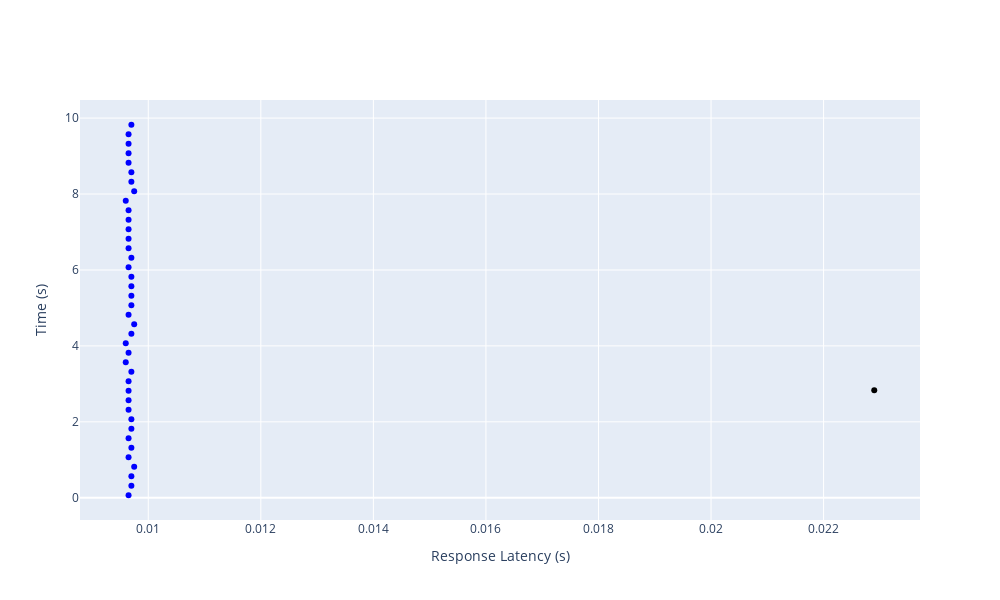

Source (notebook cell):
### Code cell
''' 
This cell performs the clustering according to latency s.t. we can initialize a track
'''
%autoreload 2
from fibre_tracking import DBSCANClustering

# define the number of seconds that should be considered for initialization
NUM_SECONDS = 10
T_START = 0
first_track_aps = [ap for ap in recording.actpots if ap.onset > T_START and ap.onset < T_START + NUM_SECONDS]

initial_track_labels = DBSCANClustering.perform_clustering(actpots = first_track_aps, eps = 0.001, \
                                             min_samples = 10, plot_results = True)

### Figure 1 — Plotly figure (JSON) as saved in the notebook; plotly's stock layout.template omitted (floating-point values rounded to 4 significant figures)
{"data": [{"hovertemplate": "%{text}", "marker": {"color": ["blue", "blue", "blue", "blue", "blue", "blue", "blue", "blue", "blue", "blue", "blue", "blue", "black", "blue", "blue", "blue", "blue", "blue", "blue", "blue", "blue", "blue", "blue", "blue", "blue", "blue", "blue", "blue", "blue", "blue", "blue", "blue", "blue", "blue", "blue", "blue", "blue", "blue", "blue", "blue", "blue"], "symbol": [0, 0, 0, 0, 0, 0, 0, 0, 0, 0, 0, 0, 0, 0, 0, 0, 0, 0, 0, 0, 0, 0, 0, 0, 0, 0, 0, 0, 0, 0, 0, 0, 0, 0, 0, 0, 0, 0, 0, 0, 0]}, "mode": "markers", "text": ["Latency: 9.65ms<br>Energy: 322.47mV^2<br>Cluster Index: 0<br>Channel Index: 0<br>", "Latency: 9.70ms<br>Energy: 284.55mV^2<br>Cluster Index: 0<br>Channel Index: 0<br>", "Latency: 9.70ms<br>Energy: 331.16mV^2<br>Cluster Index: 0<br>Channel Index: 0<br>", "Latency: 9.75ms<br>Energy: 234.42mV^2<br>Cluster Index: 0<br>Channel Index: 0<br>", "Latency: 9.65ms<br>Energy: 270.24mV^2<br>Cluster Index: 0<br>Channel Index: 0<br>", "Latency: 9.70ms<br>Energy: 284.11mV^2<br>Cluster Index: 0<br>Channel Index: 0<br>", "Latency: 9.65ms<br>Energy: 342.98mV^2<br>Cluster Index: 0<br>Channel Index: 0<br>", "Latency: 9.70ms<br>Energy: 299.19mV^2<br>Cluster Index: 0<br>Channel Index: 0<br>", "Latency: 9.70ms<br>Energy: 245.51mV^2<br>Cluster Index: 0<br>Channel Index: 0<br>", "Latency: 9.65ms<br>Energy: 262.82mV^2<br>Cluster Index: 0<br>Channel Index: 0<br>", "Latency: 9.65ms<br>Energy: 384.81mV^2<br>Cluster Index: 0<br>Channel Index: 0<br>", "Latency: 9.65ms<br>Energy: 334.04mV^2<br>Cluster Index: 0<br>Channel Index: 0<br>", "Latency: 22.90ms<br>Energy: 227.14mV^2<br>Cluster Index: -1<br>Channel Index: 0<br>", "Latency: 9.65ms<br>Energy: 289.47mV^2<br>Cluster Index: 0<br>Channel Index: 0<br>", "Latency: 9.70ms<br>Energy: 311.14mV^2<br>Cluster Index: 0<br>Channel Index: 0<br>", "Latency: 9.60ms<br>Energy: 337.01mV^2<br>Cluster Index: 0<br>Channel Index: 0<br>", "Latency: 9.65ms<br>Energy: 292.39mV^2<br>Cluster Index: 0<br>Channel Index: 0<br>", "Latency: 9.60ms<br>Energy: 309.13mV^2<br>Cluster Index: 0<br>Channel Index: 0<br>", "Latency: 9.70ms<br>Energy: 272.82mV^2<br>Cluster Index: 0<br>Channel Index: 0<br>", "Latency: 9.75ms<br>Energy: 308.86mV^2<br>Cluster Index: 0<br>Channel Index: 0<br>", "Latency: 9.65ms<br>Energy: 304.71mV^2<br>Cluster Index: 0<br>Channel Index: 0<br>", "Latency: 9.70ms<br>Energy: 316.98mV^2<br>Cluster Index: 0<br>Channel Index: 0<br>", "Latency: 9.70ms<br>Energy: 315.52mV^2<br>Cluster Index: 0<br>Channel Index: 0<br>", "Latency: 9.70ms<br>Energy: 302.50mV^2<br>Cluster Index: 0<br>Channel Index: 0<br>", "Latency: 9.70ms<br>Energy: 299.83mV^2<br>Cluster Index: 0<br>Channel Index: 0<br>", "Latency: 9.65ms<br>Energy: 325.32mV^2<br>Cluster Index: 0<br>Channel Index: 0<br>", "Latency: 9.70ms<br>Energy: 244.36mV^2<br>Cluster Index: 0<br>Channel Index: 0<br>", "Latency: 9.65ms<br>Energy: 323.17mV^2<br>Cluster Index: 0<br>Channel Index: 0<br>", "Latency: 9.65ms<br>Energy: 325.85mV^2<br>Cluster Index: 0<br>Channel Index: 0<br>", "Latency: 9.65ms<br>Energy: 316.59mV^2<br>Cluster Index: 0<br>Channel Index: 0<br>", "Latency: 9.65ms<br>Energy: 226.59mV^2<br>Cluster Index: 0<br>Channel Index: 0<br>", "Latency: 9.65ms<br>Energy: 310.06mV^2<br>Cluster Index: 0<br>Channel Index: 0<br>", "Latency: 9.60ms<br>Energy: 247.11mV^2<br>Cluster Index: 0<br>Channel Index: 0<br>", "Latency: 9.75ms<br>Energy: 285.89mV^2<br>Cluster Index: 0<br>Channel Index: 0<br>", "Latency: 9.70ms<br>Energy: 299.98mV^2<br>Cluster Index: 0<br>Channel Index: 0<br>", "Latency: 9.70ms<br>Energy: 320.75mV^2<br>Cluster Index: 0<br>Channel Index: 0<br>", "Latency: 9.65ms<br>Energy: 307.03mV^2<br>Cluster Index: 0<br>Channel Index: 0<br>", "Latency: 9.65ms<br>Energy: 330.85mV^2<br>Cluster Index: 0<br>Channel Index: 0<br>", "Latency: 9.65ms<br>Energy: 328.88mV^2<br>Cluster Index: 0<br>Channel Index: 0<br>", "Latency: 9.65ms<br>Energy: 276.35mV^2<br>Cluster Index: 0<br>Channel Index: 0<br>", "Latency: 9.70ms<br>Energy: 245.35mV^2<br>Cluster Index: 0<br>Channel Index: 0<br>"], "type": "scatter", "x": [0.00965, 0.0097, 0.0097, 0.00975, 0.00965, 0.0097, 0.00965, 0.0097, 0.0097, 0.00965, 0.00965, 0.00965, 0.0229, 0.00965, 0.0097, 0.0096, 0.00965, 0.0096, 0.0097, 0.00975, 0.00965, 0.0097, 0.0097, 0.0097, 0.0097, 0.00965, 0.0097, 0.00965, 0.00965, 0.00965, 0.00965, 0.00965, 0.0096, 0.00975, 0.0097, 0.0097, 0.00965, 0.00965, 0.00965, 0.00965, 0.0097], "y": [0.0661, 0.3164, 0.5666, 0.8168, 1.067, 1.317, 1.567, 1.818, 2.068, 2.318, 2.568, 2.819, 2.832, 3.069, 3.319, 3.569, 3.819, 4.07, 4.32, 4.57, 4.82, 5.071, 5.321, 5.571, 5.821, 6.071, 6.322, 6.572, 6.822, 7.072, 7.322, 7.573, 7.823, 8.073, 8.323, 8.574, 8.824, 9.074, 9.324, 9.575, 9.825]}], "layout": {"height": 600, "width": 1000, "xaxis": {"title": {"text": "Response Latency (s)"}}, "yaxis": {"title": {"text": "Time (s)"}}}}
